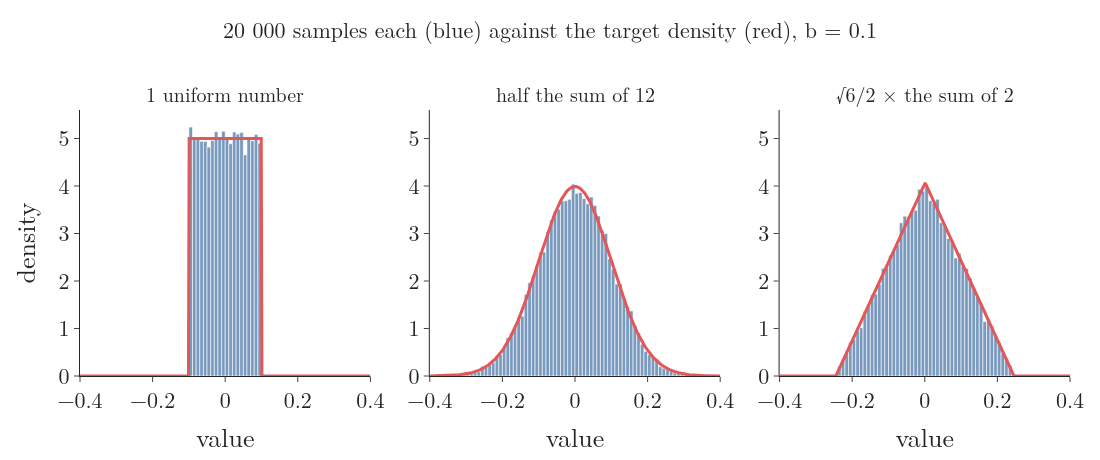

The Python source for this figure:
"""Drawing samples. Left: 20 000 uniform numbers in [-b, b], b = 0.1. Middle: half the sum of 12 of them, with the
normal density of standard deviation b on top. Right: sqrt(6)/2 times the sum of 2 of them, with the triangular
density of standard deviation b on top. Seeded. Run: python sampling.py -> sampling.png"""
from pathlib import Path

import numpy as np
import plotly.graph_objects as go
from gifkit import BLUE, FONT, GREY, RED
from plotly.subplots import make_subplots

here = Path(__file__).parent
b, n = 0.1, 20_000
rng = np.random.default_rng(3)
U = rng.uniform(-b, b, size=(12, n))
uni = U[0]
nor = 0.5 * U.sum(axis=0)
tri = np.sqrt(6) / 2 * (U[0] + U[1])
assert abs(nor.std() - b) < 0.003 and abs(tri.std() - b) < 0.003
x = np.linspace(-0.4, 0.4, 400)
fn = np.exp(-0.5 * (x / b) ** 2) / np.sqrt(2 * np.pi * b * b)
ft = np.maximum(0, 1 / (np.sqrt(6) * b) - np.abs(x) / (6 * b * b))
fig = make_subplots(rows=1, cols=3, horizontal_spacing=0.06,
                    subplot_titles=["1 uniform number", "half the sum of 12", "√6/2 × the sum of 2"])
for c, (s, f) in enumerate([(uni, np.where(np.abs(x) <= b, 1 / (2 * b), 0)), (nor, fn), (tri, ft)], start=1):
    fig.add_trace(go.Histogram(x=s, histnorm="probability density", xbins=dict(start=-0.4, end=0.4, size=0.01),
                               marker_color=BLUE, opacity=0.75), 1, c)
    fig.add_trace(go.Scatter(x=x, y=f, mode="lines", line=dict(color=RED, width=3)), 1, c)
    fig.update_xaxes(range=[-0.4, 0.4], dtick=0.2, title="value", row=1, col=c)
    fig.update_yaxes(range=[0, 5.6], row=1, col=c)
fig.update_yaxes(title="density", row=1, col=1)
fig.update_layout(template="simple_white", width=1100, height=460, font=FONT, showlegend=False, bargap=0,
                  margin=dict(l=80, r=30, t=110, b=70),
                  title=dict(text="20 000 samples each (blue) against the target density (red), b = 0.1", x=0.5,
                             y=0.95, font=dict(size=22)))
fig.update_annotations(font_size=20)
fig.write_image(here / "sampling.png")
